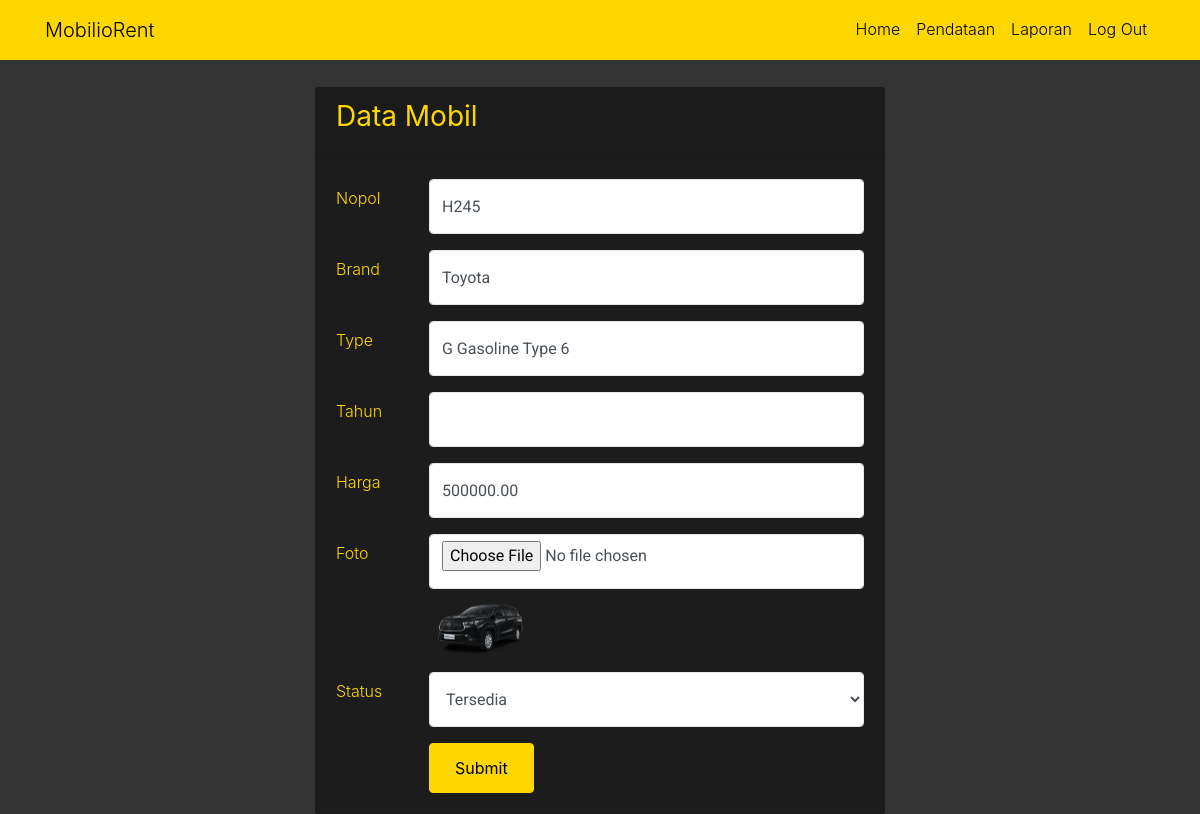
The page /edit.php?nopol=H245 on the database its author committed.
### tables this page shows
CREATE TABLE IF NOT EXISTS `tb_mobil` (
  `nopol` varchar(10) NOT NULL,
  `brand` varchar(50) DEFAULT NULL,
  `type` varchar(50) DEFAULT NULL,
  `tahun` int DEFAULT NULL,
  `harga` decimal(10,2) DEFAULT NULL,
  `status` enum('tersedia','tidak') DEFAULT NULL,
  `foto` varchar(50) NOT NULL
);

### edit.php (the view, shortened to what this page needs)
<?php
$koneksi = new mysqli("localhost", "root", "", "rental");
if (isset($_GET['nopol'])) {
    $nopol = $_GET['nopol'];
    $sql = "SELECT * FROM tb_mobil WHERE nopol='$nopol'";
    $result = $koneksi->query($sql);
    if ($result->num_rows > 0) {
        $row = $result->fetch_assoc();
    } else {
        echo "<script>alert('Data tidak ditemukan.'); window.location.href='tb_mobil.php';</script>";
        exit;
    }
}
?>
<!DOCTYPE html>
<html lang="en">
<head>
  <link rel="stylesheet" href="fonts/icomoon/style.css">
  <link rel="stylesheet" href="css/bootstrap.min.css">
  <link rel="stylesheet" href="css/bootstrap-datepicker.css">
  <link rel="stylesheet" href="css/jquery.fancybox.min.css">
  <link rel="stylesheet" href="css/owl.carousel.min.css">
  <link rel="stylesheet" href="css/owl.theme.default.min.css">
  <link rel="stylesheet" href="fonts/flaticon/font/flaticon.css">
  <link rel="stylesheet" href="css/aos.css">
  <link rel="stylesheet" href="css/style.css">
</head>
<body class="hold-transition sidebar-mini layout-fixed">
<div class="wrapper">
  <nav class="navbar navbar-expand-lg">
    <div class="container">
      <a class="navbar-brand" href="#">
        <i class="fas fa-home"></i> MobilioRent
      </a>
      <div class="collapse navbar-collapse" id="navbarNav">
        <ul class="navbar-nav ml-auto">
          <li class="nav-item">
            <a class="nav-link" href="tb_mobil.php">Home</a>
          </li>
          <li class="nav-item">
            <a class="nav-link" href="form.php">Pendataan</a>
          </li>
          <li class="nav-item">
            <a class="nav-link" href="tinjau.php">Laporan</a>
          </li>
          <li class="nav-item">
            <a class="nav-link" href="logout.php">Log Out</a>
          </li>
        </ul>
      </div>
    </div>
  </nav>
  <br>
  <section class="content">
    <div class="container-fluid">
      <div class="row justify-content-center">
        <div class="col-md-6">
          <div class="card card-primary">
            <div class="card-header">
              <h3 class="card-title"><strong>Data Mobil</strong></h3>
            </div>
            <div class="card-body">
              <form action="" method="POST" enctype="multipart/form-data">
                <div class="row mb-3">
                  <label class="col-sm-2 col-form-label" for="basic-default-nopol">Nopol</label>
                  <div class="col-sm-10">
                    <input type="text" class="form-control" id="basic-default-nopol" name="nopol" placeholder="Nomor Polisi" value="<?php echo isset($row['nopol']) ? $row['nopol'] : ''; ?>" required />
                  </div>
                </div>
                <div class="row mb-3">
                  <label class="col-sm-2 col-form-label" for="basic-default-brand">Brand</label>
                  <div class="col-sm-10">
                    <input type="text" class="form-control" id="basic-default-brand" name="brand" placeholder="Merek Mobil" value="<?php echo isset($row['brand']) ? $row['brand'] : ''; ?>" required />
                  </div>
                </div>
                <div class="row mb-3">
                  <label class="col-sm-2 col-form-label" for="basic-default-type">Type</label>
                  <div class="col-sm-10">
                    <input type="text" class="form-control" id="basic-default-type" name="type" placeholder="Tipe Mobil" value="<?php echo isset($row['type']) ? $row['type'] : ''; ?>" required />
                  </div>
                </div>
                <div class="row mb-3">
    <label class="col-sm-2 col-form-label" for="basic-default-tahun">Tahun</label>
    <div class="col-sm-10">
        <input type="number" class="form-control" id="basic-default-tahun" name="tahun" min="1900" max="2100" required />
    </div>
</div>
                <div class="row mb-3">
                  <label class="col-sm-2 col-form-label" for="basic-default-harga">Harga</label>
                  <div class="col-sm-10">
                    <input type="text" class="form-control" id="basic-default-harga" name="harga" placeholder="Harga Sewa per Hari" value="<?php echo isset($row['harga']) ? $row['harga'] : ''; ?>" required />
                  </div>
                </div>
                <div class="row mb-3">
                  <label class="col-sm-2 col-form-label" for="formFileDisabled">Foto</label>
                  <div class="col-sm-10">
                    <input class="form-control" type="file" name="foto" id="formFileDisabled" />
                    <?php if (isset($row['foto']) && $row['foto'] != ''): ?>
                      <img src="img/<?php echo $row['foto']; ?>" alt="Current Photo" width="100" />
                    <?php endif; ?>
                  </div>
                </div>
                <div class="row mb-3">
                  <label class="col-sm-2 col-form-label" name="status" for="basic-default-status">Status</label>
                  <div class="col-sm-10">
                    <select class="form-control" id="basic-default-status" name="status" required>
                      <option value="tersedia" <?php echo (isset($row['status']) && $row['status'] == 'tersedia') ? 'selected' : ''; ?>>Tersedia</option>
                    </select>
                  </div>
                </div>
                <div class="row justify-content-end">
                  <div class="col-sm-10">
                    <button type="submit" name="submit" class="btn btn-primary">Submit</button>
                  </div>
                </div>
              </form>
            </div>
          </div>
        </div>
      </div>
    </div>
  </section>
</div>
</body>
</html>

### css/style.css (style rules this page uses)
html { overflow-x: hidden; }
body { line-height: 1.7; color: #364d59 !important; font-weight: 300; font-size: 1rem; background: #fff; }
a { -webkit-transition: .3s all ease; -o-transition: .3s all ease; transition: .3s all ease; text-decoration: none; }
h1, h2, h3, h4, h5, .h1, .h2, .h3, .h4, .h5 { font-weight: 300; color: #364d59; }
.form-control { height: 55px; background-color: #fff !important; font-family: "Roboto", -apple-system, BlinkMacSystemFont, "Segoe UI", Roboto, "Helvetica Neue", Arial, "Noto Sans", sans-serif, "Apple Color Emoji", "Segoe UI Emoji", "Segoe UI Symbol", "Noto Color Emoji"; }
.form-control { border: none; border: 1px solid #e6e6e6; }
.btn.btn-primary { padding: 12px 25px; }

### edit.php (style rules this page uses)
body { background-color: #333333; }
.navbar { background-color: #FFD700; }
.navbar .nav-link, .navbar .navbar-brand { color: black; }
.card { background-color: #1c1c1c; color: #FFD700; }
.btn-primary { background-color: #FFD700; border-color: #FFD700; color: black; }
label { color: #FFD700; }
h3.card-title { color: #FFD700; }

### rows shown on the page
tb_mobil: nopol "H245", brand "Toyota", type "G Gasoline Type 6", harga "500000.00", foto (picture), status "Tersedia"
